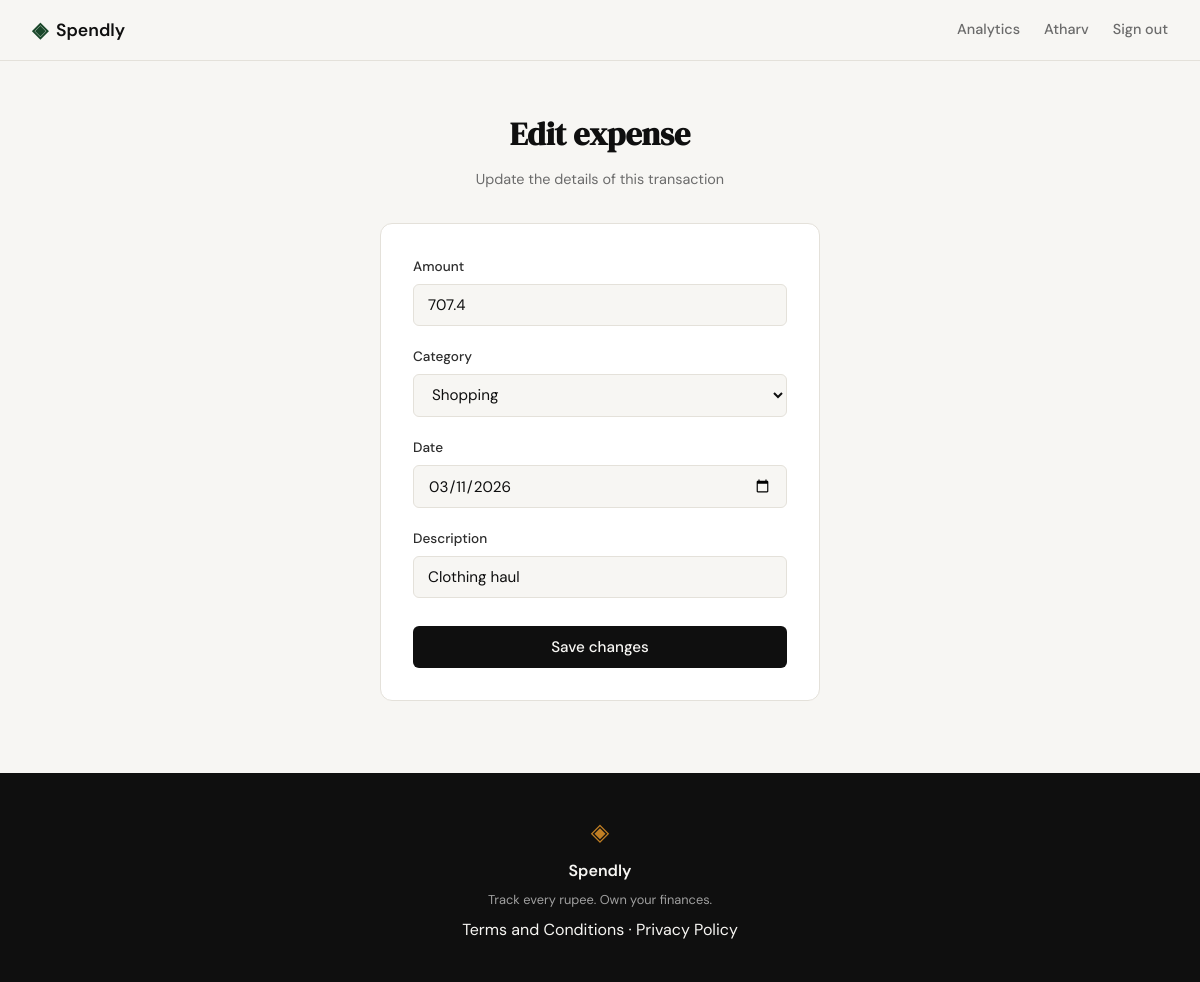
Screenshot of /expenses/17/edit (signed in) with the database file from the repository.
### tables this page shows
CREATE TABLE expenses (
            id          INTEGER PRIMARY KEY AUTOINCREMENT,
            user_id     INTEGER NOT NULL REFERENCES users(id),
            amount      REAL    NOT NULL,
            category    TEXT    NOT NULL,
            date        TEXT    NOT NULL,
            description TEXT,
            created_at  TEXT    DEFAULT (datetime('now'))
        );

### app.py (the view, shortened to what this page needs)
@app.route("/expenses/<int:id>/edit", methods=["GET", "POST"])
def edit_expense(id):
    if not session.get("user_id"):
        return redirect(url_for("login"))
    uid = session["user_id"]
    expense = get_expense_by_id(id, uid)
    if expense is None:
        abort(404)
    action = url_for("edit_expense", id=id)
    if request.method == "GET":
        return _render_expense_form(expense=expense, action=action)

### app.py (called while the page is built)
def _render_expense_form(expense=None, action=None):
    return render_template("expense_form.html", categories=sorted(VALID_CATEGORIES), expense=expense, action=action)

### database/db.py (called while the page is built)
def get_db():
    conn = sqlite3.connect(DB_PATH)
    conn.row_factory = sqlite3.Row
    conn.execute("PRAGMA foreign_keys = ON")
    return conn

### database/queries.py (called while the page is built)
def get_expense_by_id(expense_id, user_id):
    conn = get_db()
    try:
        row = conn.execute(
            "SELECT * FROM expenses WHERE id = ? AND user_id = ?", (expense_id, user_id)
        ).fetchone()
        return dict(row) if row else None
    finally:
        conn.close()

### templates/expense_form.html (shortened to what this page needs)
{% extends "base.html" %}
{% block content %}
<section class="auth-section">
    <div class="auth-container">
        <div class="auth-header">
            <h1 class="auth-title">{% if expense %}Edit expense{% else %}Add an expense{% endif %}</h1>
            <p class="auth-subtitle">
                {% if expense %}Update the details of this transaction{% else %}Log a new transaction to keep your records up to date{% endif %}
            </p>
        </div>
        <div class="auth-card">
            <form method="post" action="{{ action or url_for('add_expense') }}">
                <div class="form-group">
                    <label for="amount">Amount</label>
                    <input type="number" id="amount" name="amount"
                           class="form-input" placeholder="0.00"
                           step="0.01" min="0.01" required autofocus
                           {% if expense %}value="{{ expense.amount }}"{% endif %}>
                </div>
                <div class="form-group">
                    <label for="category">Category</label>
                    <select id="category" name="category" class="form-input" required>
                        {% for c in categories %}
                          <option value="{{ c }}" {% if expense and expense.category == c %}selected{% endif %}>{{ c }}</option>
                        {% endfor %}
                    </select>
                </div>
                <div class="form-group">
                    <label for="date">Date</label>
                    <input type="date" id="date" name="date"
                           class="form-input" required
                           {% if expense %}value="{{ expense.date }}"{% endif %}>
                </div>
                <div class="form-group">
                    <label for="description">Description</label>
                    <input type="text" id="description" name="description"
                           class="form-input" placeholder="Optional notes"
                           {% if expense %}value="{{ expense.description or '' }}"{% endif %}>
                </div>
                <button type="submit" class="btn-submit">{% if expense %}Save changes{% else %}Add expense{% endif %}</button>
            </form>
        </div>
    </div>
</section>
{% endblock %}

### static/css/style.css (style rules this page uses)
:root { --ink: #0f0f0f; --ink-soft: #2d2d2d; --ink-muted: #6b6b6b; --ink-faint: #a0a0a0; --paper: #f7f6f3; --paper-warm: #f0ede6; --paper-card: #ffffff; --accent: #1a472a; --accent-light: #e8f0eb; --accent-2: #c17f24; --accent-2-light: #fdf3e3; --danger: #c0392b; --danger-light: #fdecea; --border: #e4e1da; --border-soft: #eeebe4; --font-display: 'DM Serif Display', Georgia, serif; --font-body: 'DM Sans', system-ui, sans-serif; --max-width: 1200px; --auth-width: 440px; --radius-sm: 6px; --radius-md: 12px; --radius-lg: 20px; --badge-food-bg: #e8f5e9; --badge-food-fg: #2e7d32; --badge-transport-bg: #e3f2fd; --badge-transport-fg: #1565c0; --badge-bills-bg: #fce4ec; --badge-bills-fg: #880e4f; --badge-health-bg: #e0f2f1; --badge-health-fg: #00695c; --badge-entertainment-bg: #fff8e1; --badge-entertainment-fg: #e65100; --badge-shopping-bg: #ede7f6; --badge-shopping-fg: #4527a0; --badge-other-bg: #f5f5f5; --badge-other-fg: #424242; }
*, *::before, *::after { box-sizing: border-box; margin: 0; padding: 0; }
html { font-size: 16px; scroll-behavior: smooth; }
body { background: var(--paper); color: var(--ink); font-family: var(--font-body); font-size: 1rem; line-height: 1.6; -webkit-font-smoothing: antialiased; }
.auth-section { min-height: calc(100vh - 60px - 100px); display: flex; align-items: center; justify-content: center; padding: 3rem 2rem; }
.auth-container { width: 100%; max-width: var(--auth-width); }
.auth-header { text-align: center; margin-bottom: 2rem; }
.auth-title { font-family: var(--font-display); font-size: 2rem; color: var(--ink); margin-bottom: 0.5rem; }
.auth-subtitle { font-size: 0.9rem; color: var(--ink-muted); }
.auth-card { background: var(--paper-card); border: 1px solid var(--border); border-radius: var(--radius-md); padding: 2rem; margin-bottom: 1.5rem; }
.form-group { margin-bottom: 1.25rem; }
.form-group label { display: block; font-size: 0.85rem; font-weight: 500; color: var(--ink-soft); margin-bottom: 0.4rem; }
.form-input { width: 100%; padding: 0.6rem 0.875rem; border: 1px solid var(--border); border-radius: var(--radius-sm); font-family: var(--font-body); font-size: 0.95rem; color: var(--ink); background: var(--paper); outline: none; transition: border-color 0.2s; }
.form-input::placeholder { color: var(--ink-faint); }
.btn-submit { width: 100%; padding: 0.7rem; background: var(--ink); color: var(--paper); border: none; border-radius: var(--radius-sm); font-family: var(--font-body); font-size: 0.95rem; font-weight: 500; cursor: pointer; transition: background 0.2s; margin-top: 0.5rem; }

### rows the page displays
expenses: amount "707.4", category "Shopping", date "03/11/2026", description "Clothing haul"

### other values shown
{{ session.user_name }} "Atharv"
